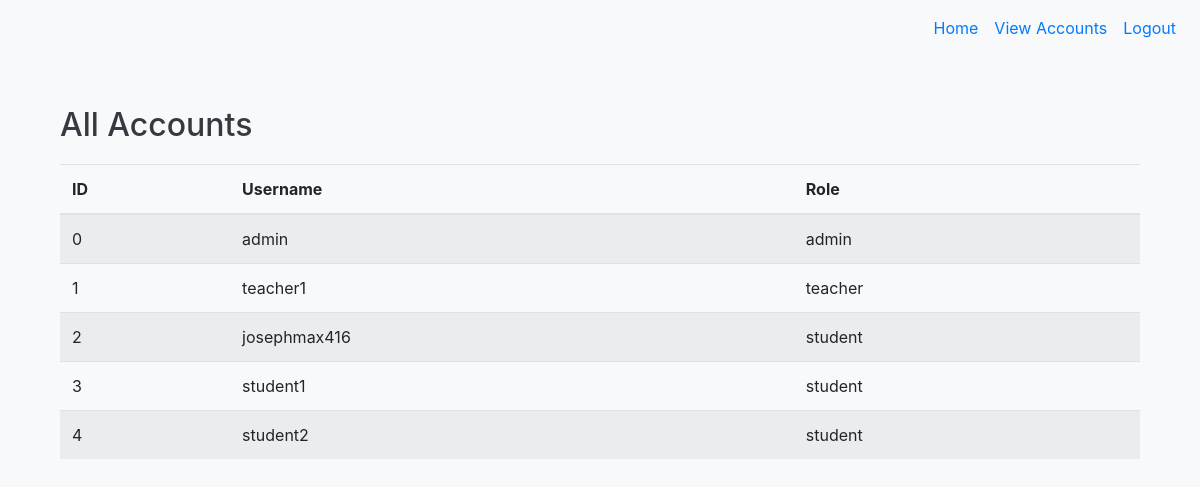
The app's page /accounts (signed in) with its own data.
### tables this page shows
CREATE TABLE User (
    id INTEGER PRIMARY KEY AUTOINCREMENT,
    username TEXT NOT NULL UNIQUE,
    password TEXT NOT NULL,
    role TEXT NOT NULL  -- 'student' or 'teacher'
);

### app.py (the view)
@app.route('/accounts')
@login_required
def accounts():
    if current_user.role != 'admin':
        flash('Only admins can view this page.', 'danger')
        return redirect(url_for('home'))
    accounts = db.execute("SELECT id, username, role FROM User")
    return render_template('accounts.html', accounts=accounts)

### app.py (called while the page is built)
@login_manager.user_loader
def load_user(user_id):
    user = db.execute("SELECT * FROM User WHERE id = ?", user_id)
    if user:
        return User(id=user[0]['id'], username=user[0]['username'], password=user[0]['password'], role=user[0]['role'])
    return None

### templates/accounts.html
{% extends "base.html" %}
{% block content %}
<div class="container mt-4">
    <h2>All Accounts</h2>
    <table class="table table-striped">
        <thead>
            <tr>
                <th>ID</th>
                <th>Username</th>
                <th>Role</th>
            </tr>
        </thead>
        <tbody>
            {% for account in accounts %}
            <tr>
                <td>{{ account.id }}</td>
                <td>{{ account.username }}</td>
                <td>{{ account.role }}</td>
            </tr>
            {% endfor %}
        </tbody>
    </table>
</div>
{% endblock %}

### static/css/styles.css (style rules this page uses)
body { background-color: #f8f9fa; color: #343a40; }
.container { margin-top: 50px; }
h2 { margin-bottom: 20px; }

### records on screen
User: id "0", username "admin", role "admin"
User: id "1", username "teacher1", role "teacher"
User: id "2", username "josephmax416", role "student"
User: id "3", username "student1", role "student"
User: id "4", username "student2", role "student"
